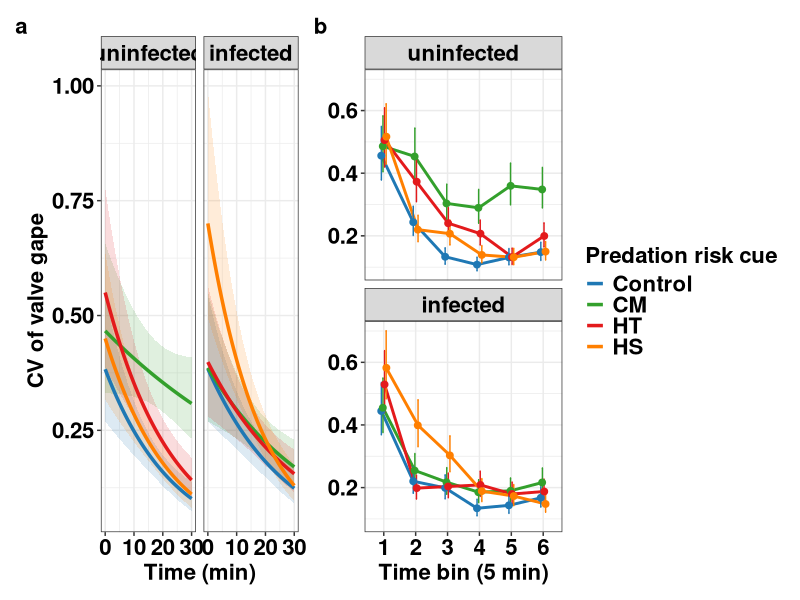
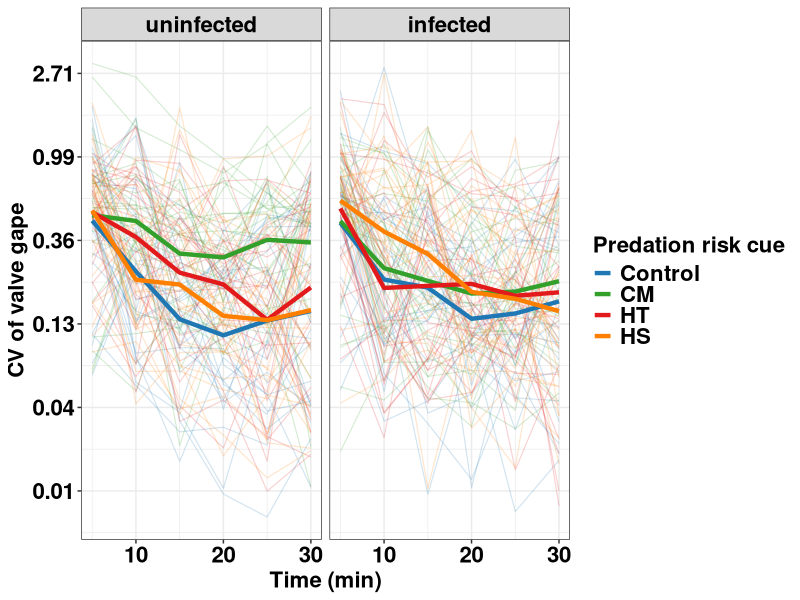
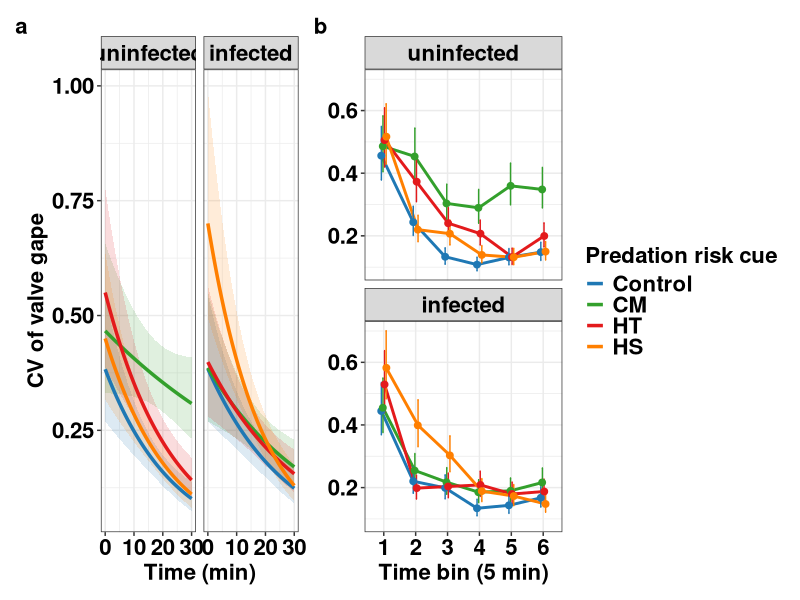
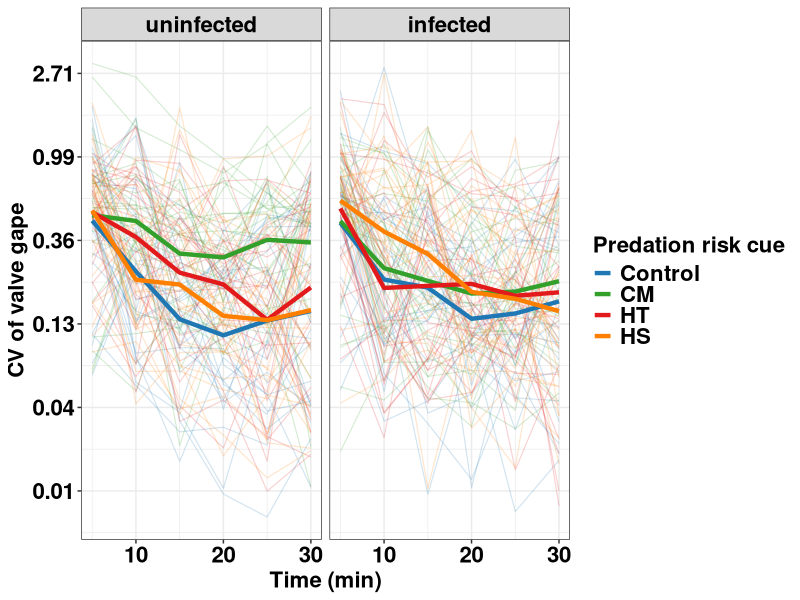

Recreate these plots in R, in order.
# ============================================================
# Figure 4: CV of valve gape
#   (a) time continuous  (facet by infection status, colour by cue)
#   (b) time categorical (5-min bins; facet by status, colour by cue)
#   Figure S7: raw CV trajectories (spaghetti)
#
# Structure: ANALYSIS block fits models + extracts predictions;
#            FIGURE block plots. All fonts bold, size 16.
# Response modelled on log(CV + 0.01); predictions back-transformed
# to the original CV scale for plotting.
# ============================================================

library(dplyr)
library(ggplot2)
library(patchwork)
library(lme4)
library(lmerTest)
library(emmeans)
library(ggeffects)

# ---- Shared settings ----
col_group <- c("Control" = "#1f78b4", "CM" = "#33a02c",
               "HT" = "#e31a1c", "HS" = "#ff7f00")

base_theme <- theme_bw() +
  theme(
    strip.text   = element_text(face = "bold", size = 16, color = "black"),
    axis.text    = element_text(face = "bold", size = 16, color = "black"),
    axis.title   = element_text(face = "bold", size = 16, color = "black"),
    legend.title = element_text(face = "bold", size = 16, color = "black"),
    legend.text  = element_text(face = "bold", size = 16, color = "black"),
    plot.tag     = element_text(face = "bold", size = 16, color = "black"),
    legend.key.size = unit(0.5, "cm")
  )

# ============================================================
# ANALYSIS BLOCK
# ============================================================

# ---- Load and format ----
total <- read.csv("data/processed/gap_5min_CV.csv",
                  header = TRUE, sep = ",",
                  stringsAsFactors = FALSE, fileEncoding = "UTF-8")

total$Group      <- factor(total$Group, levels = c("Control", "CM", "HT", "HS"))
total$Status     <- factor(total$Status, levels = c("uninfected", "infected"))
total$Mussel_ID  <- factor(total$Mussel_ID)
total$Rep        <- factor(total$Rep)
total$Beaker_ID  <- factor(total$Beaker_ID)
total$VC_5min_CV <- as.numeric(total$VC_5min_CV)
total$time_min   <- as.numeric(total$time_mid_min)
total$time_bin   <- factor(total$time_bin)
total <- total %>% mutate(VC_5min_logCV = log(VC_5min_CV + 0.01))

# ---- Model A: time continuous (LMM on log CV) ----
mod_continuous <- lmer(
  VC_5min_logCV ~ Status * Group * time_min + (1 | Rep/Beaker_ID),
  data = total)

pred_a <- ggpredict(mod_continuous,
                    terms = c("time_min [0:30 by=0.5]", "Group", "Status"))
pred_a <- as.data.frame(pred_a)

summary(pred_a$predicted)
summary(total$VC_5min_CV)
# Back-transform predictions from log scale to original CV scale
pred_a <- pred_a %>%
  mutate(predicted = exp(predicted) - 0.01,
         conf.low  = exp(conf.low)  - 0.01,
         conf.high = exp(conf.high) - 0.01)

# Make colour variable identical to Model B (name + levels) for legend merge
pred_a <- pred_a %>% rename(Group = group)
pred_a$Group <- factor(pred_a$Group, levels = c("Control", "CM", "HT", "HS"))

# ---- Model B: time categorical (LMM on log CV) ----
mod_categorical <- lmer(
  VC_5min_logCV ~ Status * Group * time_bin + (1 | Rep/Beaker_ID),
  data = total)

emm_b  <- emmeans(mod_categorical, ~ Group | Status * time_bin)
pred_b <- as.data.frame(emm_b)
pred_b$time_bin <- factor(pred_b$time_bin)

# Back-transform emmeans (and SE band) from log scale to original CV scale
pred_b <- pred_b %>%
  mutate(cv      = exp(emmean) - 0.01,
         cv_low  = exp(emmean - SE) - 0.01,
         cv_high = exp(emmean + SE) - 0.01)

# ============================================================
# FIGURE BLOCK
# ============================================================

# ---- Figure 4a: continuous time ----
p_a <- ggplot(pred_a, aes(x = x, y = predicted,
                          color = Group,
                          group = interaction(Group, facet))) +
  geom_ribbon(aes(ymin = conf.low, ymax = conf.high, fill = Group),
              alpha = 0.15, color = NA) +
  geom_line(linewidth = 1.2) +
  facet_wrap(~ facet) +
  scale_color_manual(values = col_group) +
  scale_fill_manual(values = col_group) +
  guides(fill = "none") +
  base_theme +
  labs(y = "CV of valve gape", x = "Time (min)",
       color = "Predation risk cue", tag = "a")

# ---- Figure 4b: categorical time ----
#   Back-transformed CV values; y-axis title removed (shares panel a's)
p_b <- ggplot(pred_b, aes(x = time_bin, y = cv,
                          color = Group, group = Group)) +
  geom_line(linewidth = 1, position = position_dodge(width = 0.2)) +
  geom_errorbar(aes(ymin = cv_low, ymax = cv_high),
                width = 0.15, position = position_dodge(width = 0.2)) +
  geom_point(size = 2,
             position = position_jitterdodge(jitter.width = 0.05,
                                             dodge.width = 0.2)) +
  facet_wrap(~ Status, ncol = 1) +
  scale_color_manual(values = col_group) +
  base_theme +
  theme(axis.title.y = element_blank(),
        legend.position = "none") + 
  labs(y = NULL, x = "Time bin (5 min)",
       color = "Predation risk cue", tag = "b")

# ---- Combine Figure 4 ----
fig4 <- p_a + p_b + plot_layout(guides = "collect")
fig4
ggsave("outputs/figures/Figure4_CV_valve_gape.pdf",
       plot = fig4, width = 12, height = 5)

# ---- Figure S7: raw CV trajectories (spaghetti) ----
#   Plotted on log scale, y-axis labels back-transformed to CV
figS7 <- ggplot(
  total,
  aes(x = time_min, y = VC_5min_logCV,
      color = Group,
      group = interaction(Mussel_ID, Status, Group))) +
  geom_line(alpha = 0.2, linewidth = 0.4) +
  stat_summary(aes(group = interaction(Status, Group)),
               fun = mean, geom = "line", linewidth = 1.5) +
  facet_wrap(~ Status) +
  scale_color_manual(values = col_group) +
  scale_y_continuous(labels = function(y) round(exp(y) - 0.01, 2)) +
  base_theme +
  labs(x = "Time (min)", y = "CV of valve gape",
       color = "Predation risk cue")

figS7
ggsave("outputs/figures/FigureS7_CV_raw.pdf",
       plot = figS7, width = 9, height = 5)
